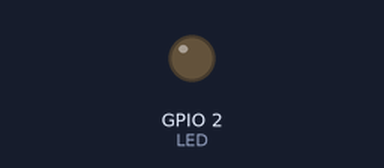
Bench run of a sketch on a simulated ESP8266 (NodeMCU). Parts: output pins drawn as LEDs (lit = HIGH). WiFi joins after 1.5 s; servers stay silent unless stated; what the sketch prints to the serial monitor is not drawn. At 14.5 s the program puts the board to deep sleep or switches it off; the recording ends there.

Above: at 0.05 s.
Timing chart, 0 to 4.6 s (numbered marks = the images above):
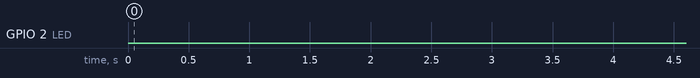

The sketch:

test.ino
```cpp
// INFO: Flash this firmware to test the board functions

#define LED 2 // GPIO02 on ESP-12 module is linked to on-board LED
#define WAKE_UP_REASON_DEEP_SLEEP 5

#include <ESP8266WiFi.h>

// Edit "secret" ssid and password below
const char* ssid = "secret";
const char* password = "secret";

extern "C" {
  #include "user_interface.h"
}

void setup() {
  pinMode(LED, OUTPUT);
  Serial.begin(115200);
  Serial.println("");

  if (getResetReason() == WAKE_UP_REASON_DEEP_SLEEP) {
    Serial.println("[TEST] Wake up after reset from deep sleep");
  } else {
    Serial.println("[TEST] Wake up after start");
  }

  Serial.println("[INFO] Starting test in 5 seconds...");
  delay(5000);

  testBlink();
  testWiFiConnectivity();
  eraseStoredConfig();
  testSleep();
}

void loop() { }

void testBlink() {
  for (int i=0; i <= 3; i++) {
    Serial.println("[TEST] Blink high");
    digitalWrite(2, HIGH);
    delay(1000);

    Serial.println("[TEST] Blink low");
    digitalWrite(2, LOW);
    delay(1000);
  }
}

void testWiFiConnectivity() {
  Serial.print("[TEST] Connecting to WiFi");

  WiFi.begin(ssid, password);

  while (WiFi.status() != WL_CONNECTED) {
    delay(500);
    Serial.print(".");
  }

  Serial.println("");
  Serial.print("[TEST] WiFi IP address: ");
  Serial.println(WiFi.localIP());
}

void testSleep() {
  Serial.println("[TEST] Sleeping indefinitely now...");
  Serial.println("[INFO] Please wake it up with a button press");
  ESP.deepSleep(0, WAKE_RF_DEFAULT);
}

int getResetReason() {
  rst_info* ri = system_get_rst_info();
  if (ri == NULL) {
    return -1;
  }

  // REASON_DEFAULT_RST   = 0,  /* normal startup by power on */
  // REASON_WDT_RST     = 1,  /* hardware watch dog reset */
  // REASON_EXCEPTION_RST = 2,  /* exception reset, GPIO status won’t change */
  // REASON_SOFT_WDT_RST    = 3,  /* software watch dog reset, GPIO status won’t change */
  // REASON_SOFT_RESTART  = 4,  /* software restart ,system_restart , GPIO status won’t change */
  // REASON_DEEP_SLEEP_AWAKE  = 5,  /* wake up from deep-sleep */
  // REASON_EXT_SYS_RST      = 6    /* external system reset */

  return ri->reason;
}

void eraseStoredConfig() {
  // Erase stored WiFi SSID and password
  WiFi.disconnect();
  Serial.println("[INFO] WiFi credentials are erased");
}
```

Measured:
- by itself, GPIO 2 (LED): LOW → HIGH at 5.0 s, → LOW 1.0 s later, → HIGH 1.0 s later, → LOW 1.0 s later, … (8 changes in this stretch)
